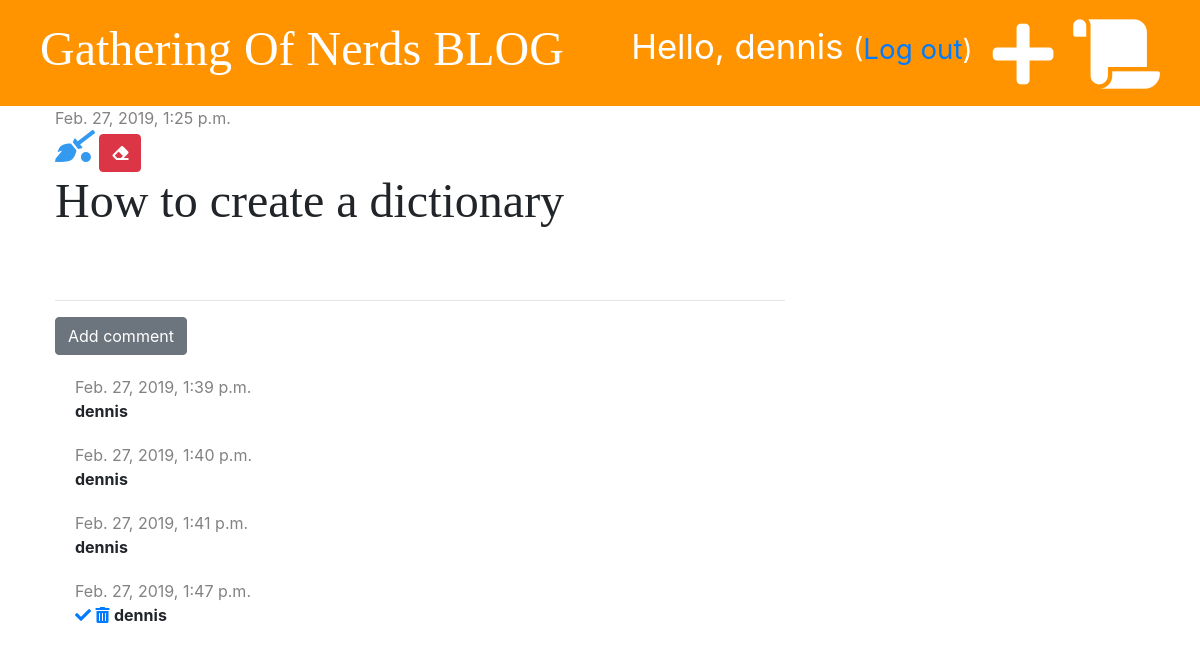
/post/19/ (signed in), run on the app's committed database.
### blog/models.py (models this page shows, shortened)
class Post(models.Model):
    author = models.ForeignKey('auth.User', on_delete=models.CASCADE)
    title = models.CharField(max_length=200)
    text = models.TextField()
    created_date = models.DateTimeField(default=timezone.now)
    published_date = models.DateTimeField(blank=True, null=True)

class Comment(models.Model):
    post = models.ForeignKey('blog.Post', on_delete=models.CASCADE, related_name='comments')
    author = models.CharField(max_length=200)
    text =models.TextField()
    created_date = models.DateTimeField(default=timezone.now)
    approved = models.BooleanField(default=False)

### blog/views.py (the view)
# urls.py: path('post/<int:pk>/', views.post_detail, name='post_detail'),
def post_detail(request, pk):
    post = get_object_or_404(Post, pk=pk)
    stuff_for_frontend = {'post': post}
    return render(request, 'blog/post_detail.html', stuff_for_frontend)

### blog/templatetags/markdownify.py (called while the page is built)
@register.filter
def markdown(value):
    renderer = HighlightRenderer()
    markdown = mistune.Markdown(renderer=renderer)
    return markdown(value)

### blog/templates/blog/post_detail.html (shortened to what this page needs)
{% extends 'blog/base.html' %}
{% load markdownify %}
{% block content %}
    <div class="post">
        {% if post.published_date %}
            <div class="date">
                {{ post.published_date }}
            </div>
            {% else %}
            <a href="{% url 'post_publish' pk=post.pk %} " class="btn btn-primary">Publish</a>
        {% endif %}
        {% if user.is_authenticated %}
        <a href="{% url 'post_edit' pk=post.pk %}"><i class="fas fa-quidditch fa-2x" style="color: #339af0;"></i></a>
        {% endif %}
        <a href="{% url 'post_delete' pk=post.pk %}" class="btn btn-danger"
            onclick="return confirm('Are you sure you want to delete this post?')">
            <i class="fas fa-eraser"></i>
        </a>
        <h1>{{ post.title }}</h1>
    </div>
    <hr>
    <a href="{% url 'add_comment_to_post' pk=post.pk %}" class="btn btn-secondary">Add comment</a>
    {% for comment in post.comments.all %}
        {% if user.is_authenticated or comment.approved %}
            <div class="comment">
                <div class="date">
                    {{ comment.created_date }}
                </div>
                {% if not comment.approved and user.is_superuser %}
                    <a href="{% url 'comment_approve' pk=comment.pk %}"><i class="fas fa-check"></i></a>
                    <a href="{% url 'comment_remove' pk=comment.pk %}"><i class="fas fa-trash-alt"></i></a>
                {% endif %}
                <strong>{{ comment.author }}</strong>
            </div>
        {% endif %}
    {% empty %}
        <p>No comments yet...</p>
    {% endfor %}
{% endblock %}

### blog/templates/blog/base.html (shortened to what this page needs)
{% load staticfiles %}
<!DOCTYPE html>
<html lang="en">
  <head>
    <link rel="stylesheet" href="https://stackpath.bootstrapcdn.com/bootstrap/4.3.1/css/bootstrap.min.css">
    <link rel="stylesheet" href="{% static 'css/blog.css' %}">
    <link rel="stylesheet" href="https://use.fontawesome.com/releases/v5.7.2/css/all.css">
    <link rel="stylesheet" href="{% static 'css/zenburn.css' %}">
  </head>
  <body>
    <div class="page-header">
      {% if user.is_authenticated %}
          <a href="{% url 'post_draft_list' %}" class="top-menu"><i class="fas fa-scroll fa-2x"></i></a>
          <a href="{% url 'post_new' %}" class="top-menu"><i class="fas fa-plus fa-2x"></i></a>
          <p class="top-menu">Hello, {{ user.username }} <small>(<a href="{% url 'logout' %}">Log out</a>)</small></p>
      {% else %}
         <a href="{% url 'login' %}" class="top-menu"><i class="fas fa-sign-in-alt fa-2x"></i></a>
      {% endif %}
      <h1><a href="{% url 'post_list' %}">Gathering Of Nerds BLOG</a></h1>
    </div>
    <div class="content container">
        <div class="row">
            <div class="col-md-8">
                {% block content %}
                {% endblock %}
            </div>
        </div>
    </div>
  </body>
</html>

### blog/static/css/blog.css (style rules this page uses)
.page-header { background-color: #ff9400; margin-top: 0; padding: 20px 20px 20px 40px; }
.page-header h1, .page-header h1 a { color: #ffffff; font-size: 36pt; text-decoration: none; }
.content { margin-left: 40px; }
h1, h2, h3, h4 { font-family: 'Tangerine', 'Inconsolata', 'Droid Sans', serif; font-size: 48px; }
.date { color: #828282; }
.post { margin-bottom: 70px; }
.top-menu { color: #ffffff; float: right; font-size: 26pt; margin-right: 20px; }
.comment { margin: 20px 0px 20px 20px; }

### data on the page
Post: published_date "Feb. 27, 2019, 1:25 p.m.", title "How to create a dictionary"
Comment: created_date "Feb. 27, 2019, 1:39 p.m.", author "dennis"
Comment: created_date "Feb. 27, 2019, 1:40 p.m.", author "dennis"
Comment: created_date "Feb. 27, 2019, 1:41 p.m.", author "dennis"
Comment: created_date "Feb. 27, 2019, 1:47 p.m.", approved False (drawn), author "dennis"

### other printed values
{{ user.username }} "dennis"
